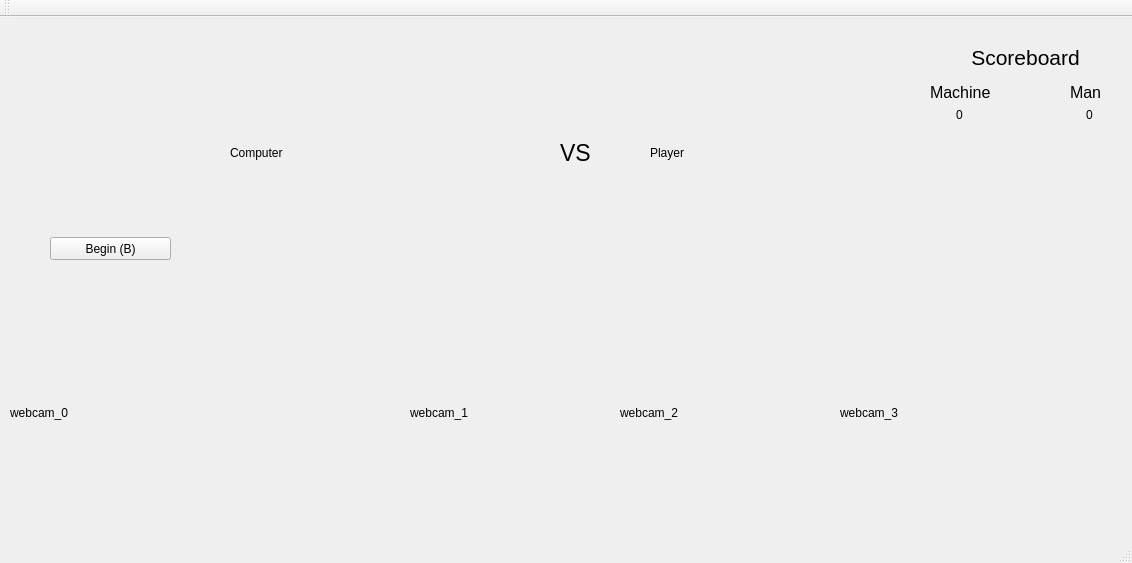
<?xml version="1.0" encoding="UTF-8"?>
<ui version="4.0">
 <class>MainWindow</class>
 <widget class="QMainWindow" name="MainWindow">
  <property name="geometry">
   <rect>
    <x>0</x>
    <y>0</y>
    <width>1132</width>
    <height>563</height>
   </rect>
  </property>
  <property name="windowTitle">
   <string>MainWindow</string>
  </property>
  <widget class="QWidget" name="centralWidget">
   <widget class="QPushButton" name="startButt">
    <property name="geometry">
     <rect>
      <x>50</x>
      <y>220</y>
      <width>121</width>
      <height>23</height>
     </rect>
    </property>
    <property name="text">
     <string>Begin (B)</string>
    </property>
   </widget>
   <widget class="QLabel" name="countDownLabel">
    <property name="geometry">
     <rect>
      <x>30</x>
      <y>70</y>
      <width>161</width>
      <height>61</height>
     </rect>
    </property>
    <property name="font">
     <font>
      <pointsize>16</pointsize>
     </font>
    </property>
    <property name="text">
     <string/>
    </property>
    <property name="alignment">
     <set>Qt::AlignCenter</set>
    </property>
   </widget>
   <widget class="QLabel" name="imgLabel_1">
    <property name="geometry">
     <rect>
      <x>230</x>
      <y>20</y>
      <width>271</width>
      <height>231</height>
     </rect>
    </property>
    <property name="text">
     <string>Computer</string>
    </property>
   </widget>
   <widget class="QLabel" name="imgLabel_2">
    <property name="geometry">
     <rect>
      <x>650</x>
      <y>20</y>
      <width>271</width>
      <height>231</height>
     </rect>
    </property>
    <property name="text">
     <string>Player</string>
    </property>
   </widget>
   <widget class="QLabel" name="label">
    <property name="geometry">
     <rect>
      <x>560</x>
      <y>120</y>
      <width>59</width>
      <height>31</height>
     </rect>
    </property>
    <property name="font">
     <font>
      <pointsize>17</pointsize>
     </font>
    </property>
    <property name="text">
     <string>VS</string>
    </property>
   </widget>
   <widget class="QLabel" name="webcamLabel_1">
    <property name="geometry">
     <rect>
      <x>410</x>
      <y>330</y>
      <width>141</width>
      <height>131</height>
     </rect>
    </property>
    <property name="text">
     <string>webcam_1</string>
    </property>
   </widget>
   <widget class="QLabel" name="webcamLabel_2">
    <property name="geometry">
     <rect>
      <x>620</x>
      <y>330</y>
      <width>141</width>
      <height>131</height>
     </rect>
    </property>
    <property name="text">
     <string>webcam_2</string>
    </property>
   </widget>
   <widget class="QLabel" name="webcamLabel_3">
    <property name="geometry">
     <rect>
      <x>840</x>
      <y>330</y>
      <width>141</width>
      <height>131</height>
     </rect>
    </property>
    <property name="text">
     <string>webcam_3</string>
    </property>
   </widget>
   <widget class="QLabel" name="webcamLabel_0">
    <property name="geometry">
     <rect>
      <x>10</x>
      <y>290</y>
      <width>291</width>
      <height>211</height>
     </rect>
    </property>
    <property name="text">
     <string>webcam_0</string>
    </property>
   </widget>
   <widget class="QLabel" name="label_2">
    <property name="geometry">
     <rect>
      <x>950</x>
      <y>20</y>
      <width>151</width>
      <height>41</height>
     </rect>
    </property>
    <property name="font">
     <font>
      <pointsize>16</pointsize>
     </font>
    </property>
    <property name="text">
     <string>Scoreboard</string>
    </property>
    <property name="alignment">
     <set>Qt::AlignCenter</set>
    </property>
   </widget>
   <widget class="QLabel" name="label_3">
    <property name="geometry">
     <rect>
      <x>930</x>
      <y>60</y>
      <width>81</width>
      <height>31</height>
     </rect>
    </property>
    <property name="font">
     <font>
      <pointsize>12</pointsize>
     </font>
    </property>
    <property name="text">
     <string>Machine</string>
    </property>
   </widget>
   <widget class="QLabel" name="label_4">
    <property name="geometry">
     <rect>
      <x>1070</x>
      <y>60</y>
      <width>81</width>
      <height>31</height>
     </rect>
    </property>
    <property name="font">
     <font>
      <pointsize>12</pointsize>
     </font>
    </property>
    <property name="text">
     <string>Man</string>
    </property>
   </widget>
   <widget class="QLabel" name="scoreLabel_machine">
    <property name="geometry">
     <rect>
      <x>930</x>
      <y>90</y>
      <width>59</width>
      <height>15</height>
     </rect>
    </property>
    <property name="text">
     <string>0</string>
    </property>
    <property name="alignment">
     <set>Qt::AlignCenter</set>
    </property>
   </widget>
   <widget class="QLabel" name="scoreLabel_man">
    <property name="geometry">
     <rect>
      <x>1060</x>
      <y>90</y>
      <width>59</width>
      <height>15</height>
     </rect>
    </property>
    <property name="text">
     <string>0</string>
    </property>
    <property name="alignment">
     <set>Qt::AlignCenter</set>
    </property>
   </widget>
  </widget>
  <widget class="QMenuBar" name="menuBar">
   <property name="geometry">
    <rect>
     <x>0</x>
     <y>0</y>
     <width>1132</width>
     <height>20</height>
    </rect>
   </property>
  </widget>
  <widget class="QToolBar" name="mainToolBar">
   <attribute name="toolBarArea">
    <enum>TopToolBarArea</enum>
   </attribute>
   <attribute name="toolBarBreak">
    <bool>false</bool>
   </attribute>
  </widget>
  <widget class="QStatusBar" name="statusBar"/>
 </widget>
 <layoutdefault spacing="6" margin="11"/>
 <resources/>
 <connections/>
</ui>
